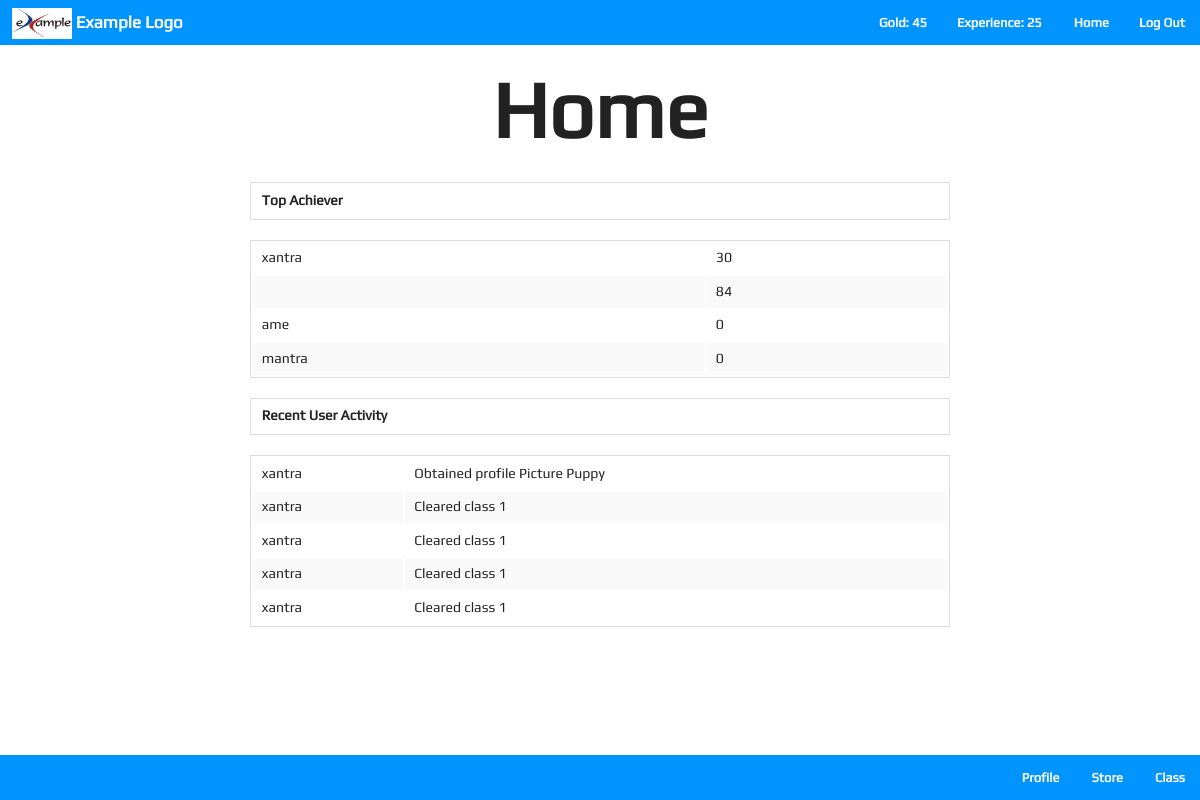
The app's page /index.php?act=dashboard&msg=success (signed in) with its own data.
### tables this page shows
CREATE TABLE IF NOT EXISTS `tb_user` (
  `id_user` int(12) NOT NULL AUTO_INCREMENT,
  `password` varchar(32) NOT NULL,
  `nama` varchar(64) NOT NULL,
  `class` varchar(64) NOT NULL DEFAULT '1',
  `experience` int(64) DEFAULT '0',
  `gold` int(64) NOT NULL DEFAULT '0',
  `skor` int(10) NOT NULL DEFAULT '0',
  PRIMARY KEY (`id_user`)
);

CREATE TABLE IF NOT EXISTS `user_activity` (
  `id` int(3) NOT NULL AUTO_INCREMENT,
  `user_id` int(3) NOT NULL,
  `user_name` varchar(256) NOT NULL,
  `activity` varchar(256) NOT NULL,
  PRIMARY KEY (`id`)
);

### dashboard.php (the view, shortened to what this page needs)
<center style="font-size:80px;color:808080;"><b>Home</b></center><br><br>
<table align="center" width="70%" >
	<tr>
		<td>
			<b>Top Achiever</b>
		</td>
	</tr>
</table>
<table align="center" width="70%" >
			<?
				$query = mysql_query("SELECT nama, skor FROM tb_user ORDER BY experience DESC LIMIT 5") or die("query eror");
				while($result = mysql_fetch_array ( $query)){
					echo "<tr><td>".$result['nama']."</td><td>".$result['skor']."</td></tr>";
				}
			?>
</table>
<table align="center" width="70%" >
	<tr>
		<td>
			<b>Recent User Activity</b>
		</td>
	</tr>
</table>
<table align="center" width="70%" >
			<?
				$query1 = mysql_query("SELECT user_name,activity FROM user_activity ORDER BY id DESC LIMIT 5") or die("query eror");
				while($result = mysql_fetch_array ( $query1)){
					echo "<tr><td>".$result['user_name']."</td><td>".$result['activity']."</td></tr>";
				}
			?>
</table>

### index.php (shortened to what this page needs)
<!DOCTYPE html>
<html class="no-js" lang="en" >
	<head>
		<?include 'include/header.php';?>
	</head>
	<body>
		<?include 'include/navigation.php';?>
		<div class="container" style="margin-top:70px">
			<div class="row" >
						<?
						if ($_SESSION['user']){
						$act = isset($_REQUEST['act']) ? $_REQUEST['act'] : "";
						switch($act) {
							default: include('dashboard.php');
							break;
							}
						}
						?>
			</div>
		</div>
		<?include 'include/navigationbottom.php';?>
	</body>
</html>

### include/header.php (shortened to what this page needs)
<link rel="stylesheet" href="css/foundation.css" />

### include/navigation.php (shortened to what this page needs)
<nav class="top-bar" style="position:fixed;top:0;left:0;right:0;z-index:1030">
	<?
	$user = $_SESSION['user'];
	$query1 = mysql_query("SELECT gold FROM tb_user WHERE nama = '$user'") or die("query eror");
	$result1 = mysql_result ( $query1,0);
	$query2 = mysql_query("SELECT experience FROM tb_user WHERE nama = '$user'") or die("query eror");
	$result2 = mysql_result ( $query2,0);
	if ($_SESSION['user']) {?>
	<ul class="title-area">
		<li class="name">
			<h1>&nbsp;&nbsp;&nbsp;<img src="img/example.png" alt="Logo" style="width:60px;height:31px;">&nbsp;Example Logo</h1>
		</li>
    </ul>
	<?}?>
	<section class="top-bar-section">
		<ul class="right">
			<li class="divider hide-for-small"></li>
			<? if (($_SESSION['user'])){?><li><a>Gold: <?echo $result1;?></a></li><? } ?>
			<? if (($_SESSION['user'])){?><li><a>Experience: <?echo $result2;?></a></li><? } ?>
			<li class="divider hide-for-small"></li>
			<? if ($_SESSION['user']) {?>
			<li><a href="index.php?act=dashboard">Home</a></li>
			<?}?>
			<? if (($_SESSION['user'])){?>
			<li><a href="index.php?act=logout">Log Out</a></li>
			<?}?>
			</ul>
	</section>
</nav>

### include/navigationbottom.php (shortened to what this page needs)
<nav class="top-bar" style="position:fixed;bottom:0;left:0;right:0;z-index:1030">
	<section class="top-bar-section" >
		<? if (($_SESSION['user'])){?>
		<ul class="right">
			<li class="divider hide-for-small"></li>
			<li><a href="index.php?act=profile">Profile</a></li>
			<li class="divider hide-for-small"></li>
			<li><a href="index.php?act=store&msg=3">Store</a></li>
			<li class="divider hide-for-small"></li>
			<li><a href="index.php?act=class">Class</a></li>
		</ul>
		<? } ?>
	</section>
</nav>

### records on screen
tb_user: gold "45", experience "25", nama "ame", skor "0"
tb_user: nama "xantra", skor "30"
tb_user: skor "84"
tb_user: nama "mantra", skor "0"
user_activity: user_name "xantra", activity "Obtained profile Picture Puppy"
user_activity: user_name "xantra", activity "Cleared class 1"
user_activity: user_name "xantra", activity "Cleared class 1"
user_activity: user_name "xantra", activity "Cleared class 1"
user_activity: user_name "xantra", activity "Cleared class 1"
